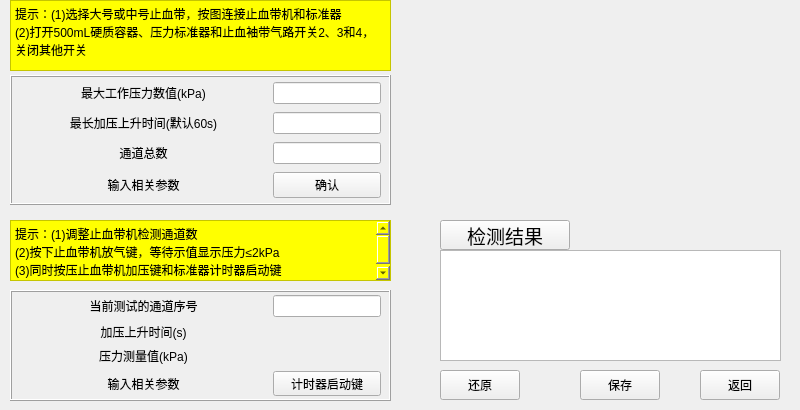
<?xml version="1.0" encoding="UTF-8"?>
<ui version="4.0">
 <class>Form</class>
 <widget class="QWidget" name="Form">
  <property name="geometry">
   <rect>
    <x>0</x>
    <y>0</y>
    <width>800</width>
    <height>410</height>
   </rect>
  </property>
  <property name="windowTitle">
   <string>Form</string>
  </property>
  <widget class="QTextBrowser" name="textBrowser_1">
   <property name="geometry">
    <rect>
     <x>10</x>
     <y>0</y>
     <width>381</width>
     <height>71</height>
    </rect>
   </property>
   <property name="styleSheet">
    <string notr="true">background-color:yellow
</string>
   </property>
   <property name="html">
    <string>&lt;!DOCTYPE HTML PUBLIC &quot;-//W3C//DTD HTML 4.0//EN&quot; &quot;http://www.w3.org/TR/REC-html40/strict.dtd&quot;&gt;
&lt;html&gt;&lt;head&gt;&lt;meta name=&quot;qrichtext&quot; content=&quot;1&quot; /&gt;&lt;style type=&quot;text/css&quot;&gt;
p, li { white-space: pre-wrap; }
&lt;/style&gt;&lt;/head&gt;&lt;body style=&quot; font-family:'SimSun'; font-size:9pt; font-weight:400; font-style:normal;&quot;&gt;
&lt;p style=&quot; margin-top:0px; margin-bottom:0px; margin-left:0px; margin-right:0px; -qt-block-indent:0; text-indent:0px;&quot;&gt;提示：(1)选择大号或中号止血带，按图连接止血带机和标准器&lt;/p&gt;
&lt;p style=&quot; margin-top:0px; margin-bottom:0px; margin-left:0px; margin-right:0px; -qt-block-indent:0; text-indent:0px;&quot;&gt;(2)打开500mL硬质容器、压力标准器和止血袖带气路开关2、3和4，关闭其他开关&lt;/p&gt;&lt;/body&gt;&lt;/html&gt;</string>
   </property>
  </widget>
  <widget class="QFrame" name="frame_1">
   <property name="geometry">
    <rect>
     <x>10</x>
     <y>75</y>
     <width>381</width>
     <height>130</height>
    </rect>
   </property>
   <property name="frameShape">
    <enum>QFrame::Box</enum>
   </property>
   <property name="frameShadow">
    <enum>QFrame::Raised</enum>
   </property>
   <property name="lineWidth">
    <number>1</number>
   </property>
   <property name="midLineWidth">
    <number>0</number>
   </property>
  </widget>
  <widget class="QWidget" name="gridLayoutWidget">
   <property name="geometry">
    <rect>
     <x>20</x>
     <y>80</y>
     <width>361</width>
     <height>121</height>
    </rect>
   </property>
   <layout class="QGridLayout" name="gridLayout">
    <item row="3" column="0">
     <widget class="QLabel" name="label_6">
      <property name="text">
       <string>输入相关参数</string>
      </property>
      <property name="alignment">
       <set>Qt::AlignCenter</set>
      </property>
     </widget>
    </item>
    <item row="0" column="0">
     <widget class="QLabel" name="label_7">
      <property name="text">
       <string>最大工作压力数值(kPa)</string>
      </property>
      <property name="alignment">
       <set>Qt::AlignCenter</set>
      </property>
     </widget>
    </item>
    <item row="1" column="0">
     <widget class="QLabel" name="label_8">
      <property name="text">
       <string>最长加压上升时间(默认60s)</string>
      </property>
      <property name="alignment">
       <set>Qt::AlignCenter</set>
      </property>
     </widget>
    </item>
    <item row="2" column="0">
     <widget class="QLabel" name="label">
      <property name="text">
       <string>通道总数</string>
      </property>
      <property name="alignment">
       <set>Qt::AlignCenter</set>
      </property>
     </widget>
    </item>
    <item row="0" column="1">
     <widget class="QLineEdit" name="lineEdit_3">
      <property name="sizePolicy">
       <sizepolicy hsizetype="Fixed" vsizetype="Fixed">
        <horstretch>0</horstretch>
        <verstretch>0</verstretch>
       </sizepolicy>
      </property>
     </widget>
    </item>
    <item row="1" column="1">
     <widget class="QLineEdit" name="lineEdit_4">
      <property name="sizePolicy">
       <sizepolicy hsizetype="Fixed" vsizetype="Fixed">
        <horstretch>0</horstretch>
        <verstretch>0</verstretch>
       </sizepolicy>
      </property>
     </widget>
    </item>
    <item row="2" column="1">
     <widget class="QLineEdit" name="lineEdit">
      <property name="sizePolicy">
       <sizepolicy hsizetype="Fixed" vsizetype="Fixed">
        <horstretch>0</horstretch>
        <verstretch>0</verstretch>
       </sizepolicy>
      </property>
     </widget>
    </item>
    <item row="3" column="1">
     <widget class="QPushButton" name="pushButton">
      <property name="text">
       <string>确认</string>
      </property>
     </widget>
    </item>
   </layout>
  </widget>
  <widget class="QTextBrowser" name="textBrowser_2">
   <property name="geometry">
    <rect>
     <x>10</x>
     <y>220</y>
     <width>381</width>
     <height>61</height>
    </rect>
   </property>
   <property name="styleSheet">
    <string notr="true">background-color:yellow</string>
   </property>
   <property name="html">
    <string>&lt;!DOCTYPE HTML PUBLIC &quot;-//W3C//DTD HTML 4.0//EN&quot; &quot;http://www.w3.org/TR/REC-html40/strict.dtd&quot;&gt;
&lt;html&gt;&lt;head&gt;&lt;meta name=&quot;qrichtext&quot; content=&quot;1&quot; /&gt;&lt;style type=&quot;text/css&quot;&gt;
p, li { white-space: pre-wrap; }
&lt;/style&gt;&lt;/head&gt;&lt;body style=&quot; font-family:'SimSun'; font-size:9pt; font-weight:400; font-style:normal;&quot;&gt;
&lt;p style=&quot; margin-top:0px; margin-bottom:0px; margin-left:0px; margin-right:0px; -qt-block-indent:0; text-indent:0px;&quot;&gt;提示：(1)调整止血带机检测通道数&lt;/p&gt;
&lt;p style=&quot; margin-top:0px; margin-bottom:0px; margin-left:0px; margin-right:0px; -qt-block-indent:0; text-indent:0px;&quot;&gt;(2)按下止血带机放气键，等待示值显示压力≤2kPa&lt;/p&gt;
&lt;p style=&quot; margin-top:0px; margin-bottom:0px; margin-left:0px; margin-right:0px; -qt-block-indent:0; text-indent:0px;&quot;&gt;(3)同时按压止血带机加压键和标准器计时器启动键&lt;/p&gt;&lt;/body&gt;&lt;/html&gt;</string>
   </property>
  </widget>
  <widget class="QWidget" name="gridLayoutWidget_2">
   <property name="geometry">
    <rect>
     <x>20</x>
     <y>295</y>
     <width>361</width>
     <height>101</height>
    </rect>
   </property>
   <layout class="QGridLayout" name="gridLayout_2">
    <item row="0" column="0">
     <widget class="QLabel" name="label_10">
      <property name="text">
       <string>当前测试的通道序号</string>
      </property>
      <property name="alignment">
       <set>Qt::AlignCenter</set>
      </property>
     </widget>
    </item>
    <item row="1" column="0">
     <widget class="QLabel" name="label_11">
      <property name="text">
       <string>加压上升时间(s)</string>
      </property>
      <property name="alignment">
       <set>Qt::AlignCenter</set>
      </property>
     </widget>
    </item>
    <item row="2" column="0">
     <widget class="QLabel" name="label_2">
      <property name="text">
       <string>压力测量值(kPa)</string>
      </property>
      <property name="alignment">
       <set>Qt::AlignCenter</set>
      </property>
     </widget>
    </item>
    <item row="3" column="0">
     <widget class="QLabel" name="label_9">
      <property name="text">
       <string>输入相关参数</string>
      </property>
      <property name="alignment">
       <set>Qt::AlignCenter</set>
      </property>
     </widget>
    </item>
    <item row="0" column="1">
     <widget class="QLineEdit" name="lineEdit_5">
      <property name="sizePolicy">
       <sizepolicy hsizetype="Fixed" vsizetype="Fixed">
        <horstretch>0</horstretch>
        <verstretch>0</verstretch>
       </sizepolicy>
      </property>
     </widget>
    </item>
    <item row="1" column="1">
     <widget class="QLabel" name="label_3">
      <property name="text">
       <string/>
      </property>
     </widget>
    </item>
    <item row="2" column="1">
     <widget class="QLabel" name="label_4">
      <property name="text">
       <string/>
      </property>
     </widget>
    </item>
    <item row="3" column="1">
     <widget class="QPushButton" name="pushButton_2">
      <property name="text">
       <string>计时器启动键</string>
      </property>
     </widget>
    </item>
   </layout>
  </widget>
  <widget class="QFrame" name="frame_2">
   <property name="geometry">
    <rect>
     <x>10</x>
     <y>290</y>
     <width>381</width>
     <height>111</height>
    </rect>
   </property>
   <property name="frameShape">
    <enum>QFrame::Box</enum>
   </property>
   <property name="frameShadow">
    <enum>QFrame::Raised</enum>
   </property>
   <property name="lineWidth">
    <number>1</number>
   </property>
   <property name="midLineWidth">
    <number>0</number>
   </property>
  </widget>
  <widget class="QLabel" name="label_png">
   <property name="geometry">
    <rect>
     <x>440</x>
     <y>0</y>
     <width>340</width>
     <height>210</height>
    </rect>
   </property>
   <property name="text">
    <string/>
   </property>
   <property name="pixmap">
    <pixmap resource="pic.qrc">:/resources/device.png</pixmap>
   </property>
   <property name="scaledContents">
    <bool>true</bool>
   </property>
  </widget>
  <widget class="QTextBrowser" name="textBrowser">
   <property name="geometry">
    <rect>
     <x>440</x>
     <y>250</y>
     <width>341</width>
     <height>111</height>
    </rect>
   </property>
  </widget>
  <widget class="QPushButton" name="pushButton_clear">
   <property name="geometry">
    <rect>
     <x>440</x>
     <y>370</y>
     <width>80</width>
     <height>30</height>
    </rect>
   </property>
   <property name="text">
    <string>还原</string>
   </property>
  </widget>
  <widget class="QPushButton" name="pushButton_return">
   <property name="geometry">
    <rect>
     <x>700</x>
     <y>370</y>
     <width>80</width>
     <height>30</height>
    </rect>
   </property>
   <property name="text">
    <string>返回</string>
   </property>
  </widget>
  <widget class="QPushButton" name="pushButton_3">
   <property name="geometry">
    <rect>
     <x>440</x>
     <y>220</y>
     <width>130</width>
     <height>30</height>
    </rect>
   </property>
   <property name="font">
    <font>
     <family>Adobe Devanagari</family>
     <pointsize>14</pointsize>
    </font>
   </property>
   <property name="styleSheet">
    <string notr="true"/>
   </property>
   <property name="text">
    <string>检测结果</string>
   </property>
  </widget>
  <widget class="QPushButton" name="pushButton_clear_2">
   <property name="geometry">
    <rect>
     <x>580</x>
     <y>370</y>
     <width>80</width>
     <height>30</height>
    </rect>
   </property>
   <property name="text">
    <string>保存</string>
   </property>
  </widget>
  <zorder>frame_2</zorder>
  <zorder>frame_1</zorder>
  <zorder>textBrowser_1</zorder>
  <zorder>gridLayoutWidget</zorder>
  <zorder>textBrowser_2</zorder>
  <zorder>gridLayoutWidget_2</zorder>
  <zorder>label_png</zorder>
  <zorder>textBrowser</zorder>
  <zorder>pushButton_clear</zorder>
  <zorder>pushButton_return</zorder>
  <zorder>pushButton_3</zorder>
  <zorder>pushButton_clear_2</zorder>
 </widget>
 <resources>
  <include location="pic.qrc"/>
 </resources>
 <connections/>
</ui>
